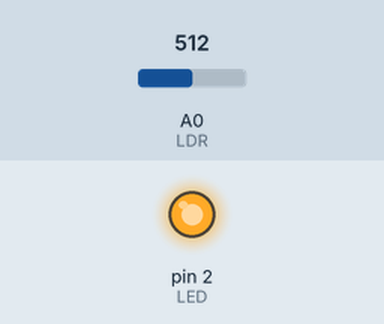
Bench run of a sketch on a simulated Arduino Uno, built with avr-gcc and run on an emulated ATmega328P. Shown: output pins drawn as LEDs (lit = HIGH). The test bench sets the inputs (shaded band); at power-on: A0 (LDR) = 512. What the sketch prints to the serial monitor is not drawn.

Above: at 1.3 s.
1.4 s: A0 (LDR) set to 485
3.3 s: A0 (LDR) set to 516
6.3 s: A0 (LDR) set to 542
At 7.0 s:
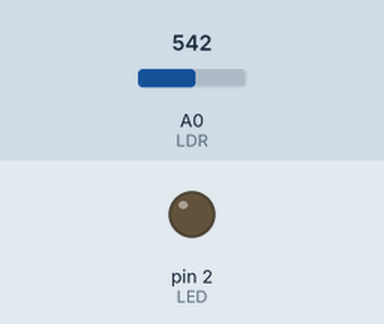
9.3 s: A0 (LDR) set to 511
At 10.9 s:
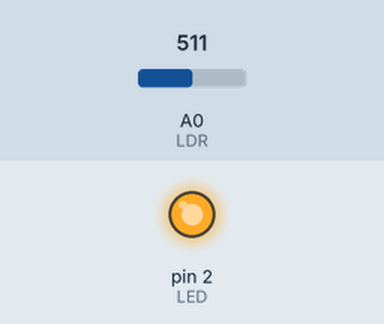
Timing chart, 0 to 11.9 s (numbered marks = the images above; inputs shaded):
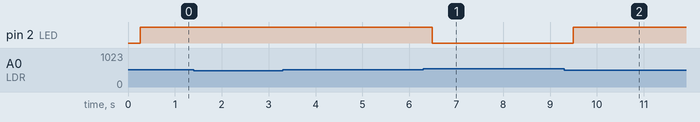

The sketch:

LedArduino.ino
```cpp
    int LDR = 0; //Pin analógico 4 para la foto resistencia
    int LED = 2; //Pin digital para LED
    int valor; //Acumula el valor del LDR

    int maximum = 600; //Valor máximo de la fotoresistencia con luz plena
    int minimum = 470; //Valor mínimo de la foto resuistencia sin luz

void Imprimir(int Value);
void Presentacion();
void setup() {
  // put your setup code here, to run once:
  Serial.begin(9600); //Inicializa la comunicacion en serie
  pinMode(LED, OUTPUT); //pin digital como salida
  Presentacion();
}

void loop() {
  valor = analogRead(LDR); //Lee el valor del LDR
  valor = constrain(valor, minimum, maximum); // Limita el valor entre el máximo y el mínimo
  Imprimir(valor);
  // Mostrar en monitor serial el valor para ajustar máx y min.
  // Acomodar valor proporcional entre 0 y 255
  // Cuando hay plena luz (máximo) --> Valor = 0
  // Cuando no hay luz (mínimo) --> Valor = 255
  valor = map(valor, maximum, minimum, 0, 255);

  analogWrite(LED, valor); // Se enciende LED segun el valor obtenido
}
void Presentacion(){
  Serial.print("BIENVENIDO USUARIO\n\n");
  Serial.print("Este programa sensa la luz y a partir de esta activa un actuador\n");
  Serial.print("Los integrantes del grupo son:\n");
  Serial.print("Vanessa Cardenas    Jaime Peraza   Alejandro Suaterna   Mateo Torres\n");
}
void Imprimir(int Value){
  Serial.print("El sensor de luz esta: ");
  if(Value>=470 && Value<500){
    Serial.print("Encendido");
  }
  else {
    Serial.print("Apagado");
  }
  Serial.print("\n");
  delay(100);
}
```

Measured:
- the behaviour switches between 534 and 535 on A0 (LDR) (found by bisection; images 0 and 1)
- after the input at 1.4 s, every drawn part: stays the same
- after the input at 3.3 s, every drawn part: stays the same
- after the input at 6.3 s, pin 2 (LED): HIGH → LOW after 0.18 s
- after the input at 9.3 s, pin 2 (LED): LOW → HIGH after 0.20 s
